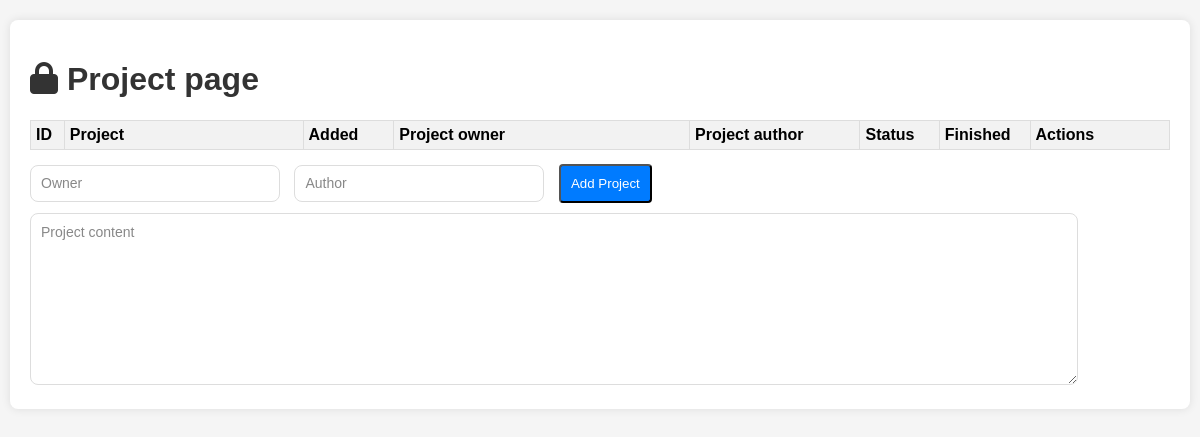
/admin_project, run on an earlier commit of the app's database.
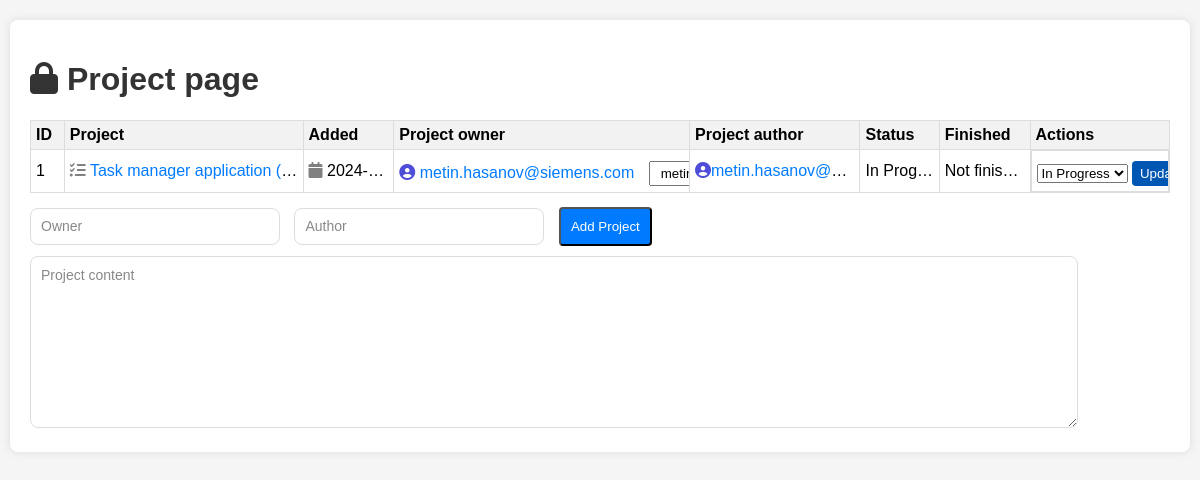
And on a later commit of the database.
### app.py (models this page shows, shortened)
class Projects(db.Model):
    id = db.Column(db.Integer, primary_key=True)
    content = db.Column(db.String(200), nullable=False)
    owner = db.Column(db.String(50), nullable=False)
    author = db.Column(db.String(50), nullable=False)
    status = db.Column(db.String(60), nullable=False, default="New")
    date_created = db.Column(db.DateTime, default=datetime.utcnow)
    finished = db.Column(db.DateTime, nullable=True)
    comment_count = db.Column(db.Integer, default=0)
    comments = db.relationship('Comment_project', backref='project', lazy=True, cascade='all, delete-orphan', primaryjoin="Projects.id == Comment_project.task_id")

### app.py (the view)
@app.route('/admin_project', methods=['POST', 'GET'])
def admin_project():
    if request.method == 'POST':
        project_content = request.form['content']
        project_owner = request.form['owner']
        project_author = request.form['author']
        if project_content and project_owner and project_author:
            new_project = Projects(content=project_content, owner=project_owner, author=project_author)
            try:
                db.session.add(new_project)
                db.session.commit()
                return redirect(url_for('admin_project'))
            except:
                return 'There is an issue adding your project, please contact the IT department'
        else:
            return 'Project content, owner, and author cannot be empty. Please enter all!'
    else:
        projects = Projects.query.order_by(Projects.date_created).all()
        return render_template('admin_project.html', projects=projects)

### templates/admin_project.html (shortened to what this page needs)
{% extends 'base.html' %}
{% block body %}
<div class="content_project">
    <h1><i class="fa fa-lock" aria-hidden="true"></i> Project page</h1>
    <table>
        <tr>
            <th>ID</th>
            <th>Project</th>
            <th><label>Added</label></th>
            <th><label>Project owner</label></th>
            <th><label>Project author</label></th>
            <th><label>Status</label></th>
            <th><label>Finished</label></th>
            <th><label>Actions</label></th>
        </tr>
        {% for project in projects %}
            <tr>
                <td>{{ project.id }}</td>
                <td> <i class="fa fa-tasks" style="color: gray;"></i> <a href="{{ url_for('view_project', project_id=project.id) }}" target="_blank">{{ project.content }}</a></td>
                <td><i class="fa fa-calendar" style="color: gray;"></i> {{ project.date_created.date() }}</td>
                <td>
                    <form action="{{ url_for('update_owner_project', project_id=project.id) }}" method="POST">
                        {% if project.owner is not none and '@' in project.owner and '.' in project.owner %}
                            <i class="fa fa-user-circle" style="color: rgb(77, 77, 216);"></i> <a href="mailto:{{ project.owner }}">{{ project.owner }}</a>
                        {% else %}
                            <i class="fa fa-user-circle" style="color: gray;"></i> {{ project.owner }}
                        {% endif %}
                        <input type="text" name="new_owner" placeholder="New Owner" value="{{ project.owner }}" class="owner_input">
                    </form>
                </td>
                <td>
                    {% if project.author is not none and '@' in project.author and '.' in project.author %}
                        <i class="fa fa-user-circle" style="color: rgb(77, 77, 216);"></i><a href="mailto:{{ project.owner }}">{{ project.author }}</a>
                    {% else %}
                        <i class="fa fa-user-circle" style="color: gray;"></i> {{ project.author }}
                    {% endif %}
                </td>
                <td>{{ project.status }}
                </td>
                <td>{% if project.finished is not none %}
                        <i class="fa fa-calendar" style="color: gray;"></i> {{ project.finished.strftime('%Y-%m-%d') }}
                    {% else %}
                        Not finished yet
                    {% endif %}
                </td>
                <td class="actions">
                    <form action="{{ url_for('update_project', project_id=project.id) }}" method="POST">
                        <select name="status">
                            <option value="In Progress" {% if project.status == 'In Progress' %} selected {% endif %}>In Progress</option>
                        </select>
                        <button type="submit" class="update-button">Update status</button>
                    </form>
                </td>
            </tr>
        {% endfor %}
    </table>
    <form action="{{ url_for('admin_project') }}" method="POST">
        <input type="text" name="owner" id="owner" placeholder="Owner" class="small input">
        <input type="text" name="author" id="author" placeholder="Author" class="small input">
        <input type="submit" value="Add Project">
        <textarea type="text" name="content" id="content" placeholder="Project content" class="large text-editor"></textarea>
    </form>
</div>
{% endblock %}

What changed in the data, as far as the page shows it:
added Projects: id "1", content "Task manager application (…", date_created "2024-…", owner "metin.hasanov@siemens.com", new_owner "metin.hasanov@siemens.com", author "metin.hasanov@…", status "In Prog…", shows "Not finis…", status "In Progress"
